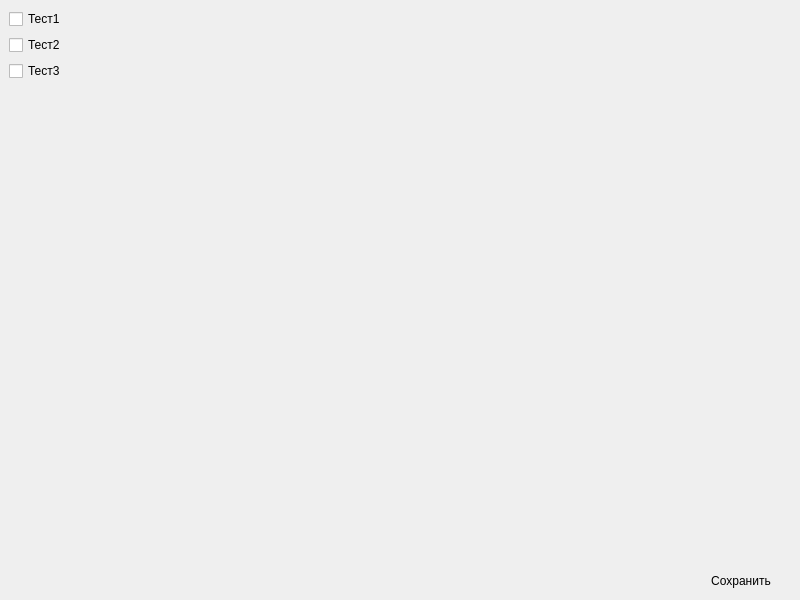
<?xml version="1.0" encoding="UTF-8"?>
<ui version="4.0">
 <class>MainWindow</class>
 <widget class="QMainWindow" name="MainWindow">
  <property name="geometry">
   <rect>
    <x>0</x>
    <y>0</y>
    <width>800</width>
    <height>600</height>
   </rect>
  </property>
  <property name="windowTitle">
   <string>MainWindow</string>
  </property>
  <widget class="QWidget" name="centralwidget">
   <layout class="QVBoxLayout" name="verticalLayout">
    <item>
     <widget class="QCheckBox" name="checkBox">
      <property name="text">
       <string>Тест1</string>
      </property>
     </widget>
    </item>
    <item>
     <widget class="QCheckBox" name="checkBox_2">
      <property name="text">
       <string>Тест2</string>
      </property>
     </widget>
    </item>
    <item>
     <widget class="QCheckBox" name="checkBox_3">
      <property name="text">
       <string>Тест3</string>
      </property>
     </widget>
    </item>
    <item>
     <spacer name="verticalSpacer">
      <property name="orientation">
       <enum>Qt::Vertical</enum>
      </property>
      <property name="sizeHint" stdset="0">
       <size>
        <width>20</width>
        <height>40</height>
       </size>
      </property>
     </spacer>
    </item>
    <item>
     <layout class="QHBoxLayout" name="horizontalLayout">
      <item>
       <spacer name="horizontalSpacer">
        <property name="orientation">
         <enum>Qt::Horizontal</enum>
        </property>
        <property name="sizeHint" stdset="0">
         <size>
          <width>40</width>
          <height>20</height>
         </size>
        </property>
       </spacer>
      </item>
      <item>
       <widget class="QPushButton" name="pushButton">
        <property name="minimumSize">
         <size>
          <width>100</width>
          <height>20</height>
         </size>
        </property>
        <property name="maximumSize">
         <size>
          <width>100</width>
          <height>20</height>
         </size>
        </property>
        <property name="styleSheet">
         <string notr="true">border:0px;
border-radius: 2px;
</string>
        </property>
        <property name="text">
         <string>Сохранить</string>
        </property>
       </widget>
      </item>
     </layout>
    </item>
   </layout>
  </widget>
 </widget>
 <resources/>
 <connections/>
</ui>
